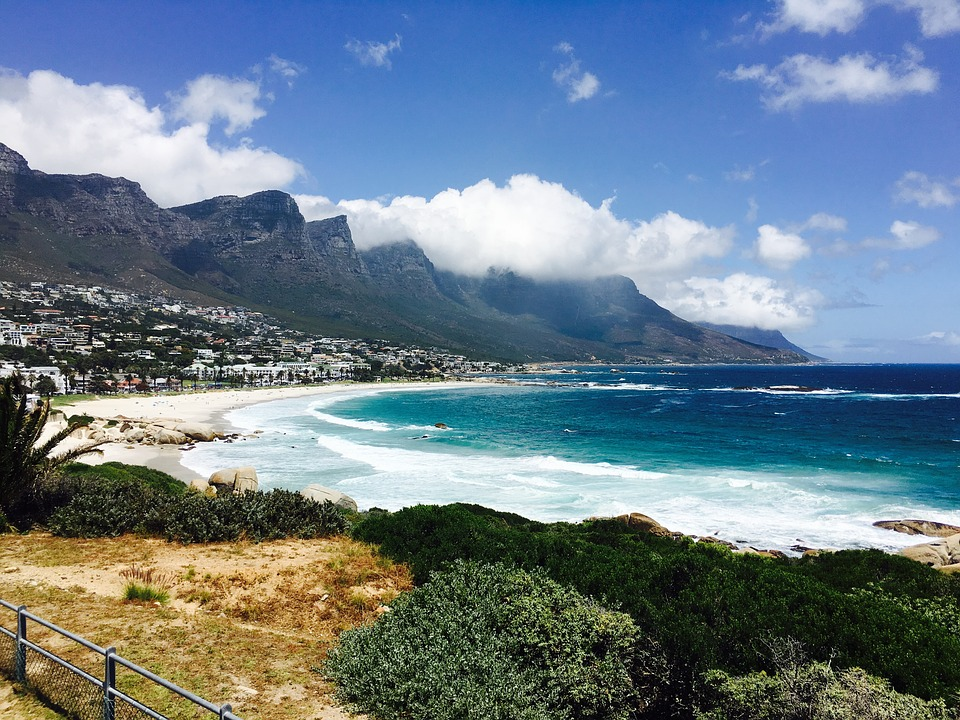
#> input picture cat.jpg, 960 x 720 px
$ python imagetranspose.py
#> lines starting #> are read from the running program, lines starting #| are printed output that depends on the picture
import cv2
import numpy as nu
img = cv2.imread("cat.jpg")
#> img is the input picture: shape (720, 960, 3); mean B, G, R 138.6, 125.1, 106.4
transposed_img = cv2.transpose(img)
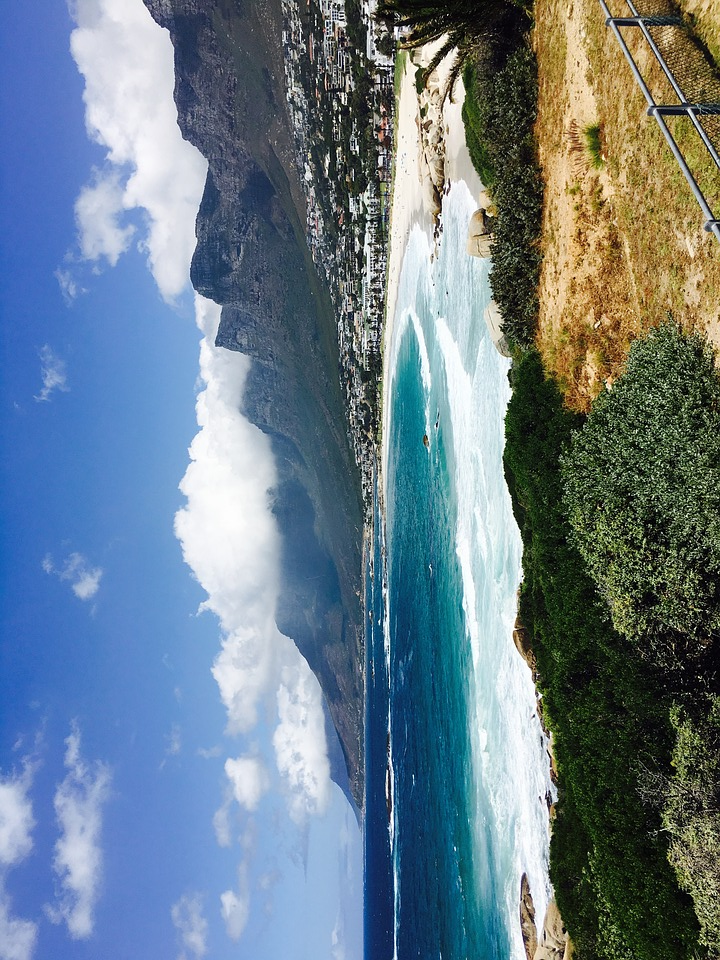
#> transposed_img: shape (960, 720, 3); mean B, G, R 138.6, 125.1, 106.4
cv2.imshow("original",img)
cv2.imshow("transposed_img",transposed_img)
cv2.waitKey(0)
cv2.destroyAllWindows()
